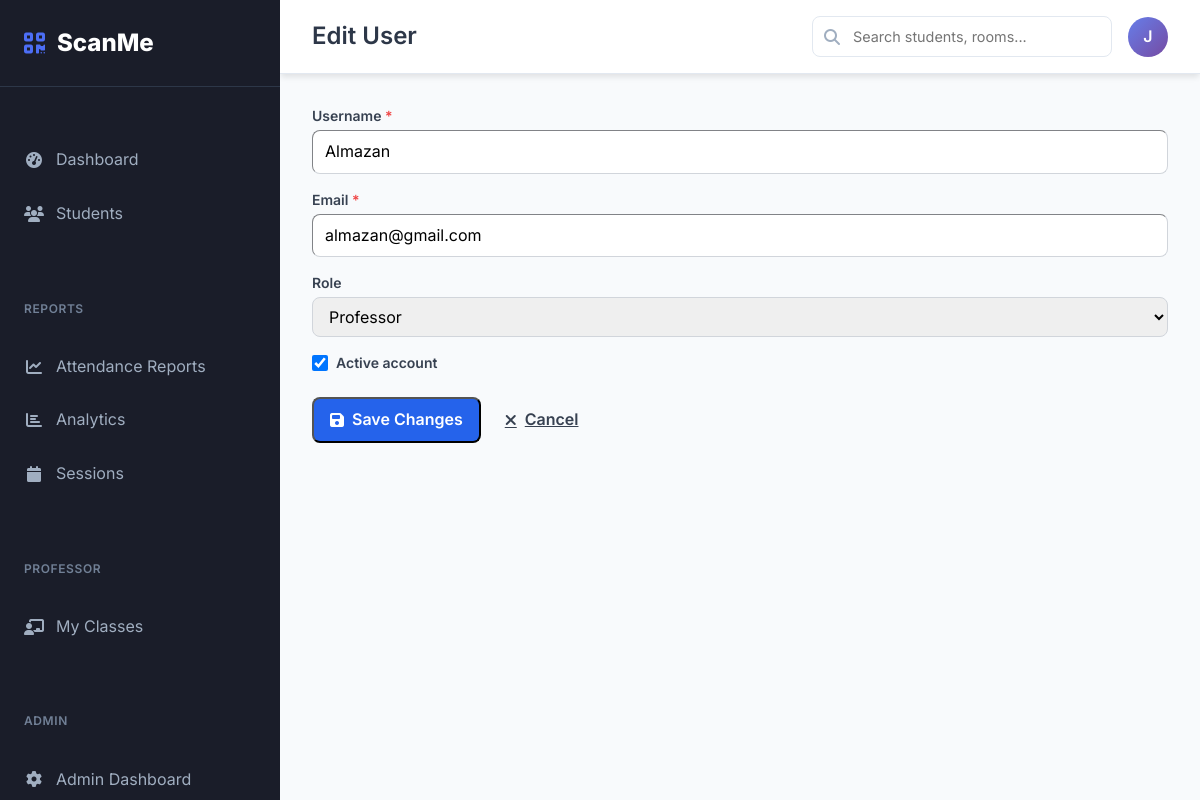
Page /admin/users/1/edit (signed in) on the committed database.
### app/models/user_model.py (models this page shows, shortened)
class User(UserMixin, db.Model):
    __tablename__ = 'users'
    id = db.Column(db.Integer, primary_key=True)
    username = db.Column(db.String(80), unique=True, nullable=False, index=True)
    email = db.Column(db.String(120), unique=True, nullable=False, index=True)
    password = db.Column(db.String(255), nullable=False)
    role = db.Column(db.String(20), nullable=False, default='student')  # admin, student, professor
    is_active = db.Column(db.Boolean, default=True, nullable=False)
    created_at = db.Column(db.DateTime, default=datetime.utcnow)
    last_login = db.Column(db.DateTime)
    attendance_records = db.relationship('AttendanceRecord', backref='scanned_by_user', lazy=True,
                                       foreign_keys='AttendanceRecord.scanned_by')
    time_in_records = db.relationship('AttendanceRecord', backref='time_in_scanned_by_user', lazy=True,
                                    foreign_keys='AttendanceRecord.time_in_scanned_by')
    time_out_records = db.relationship('AttendanceRecord', backref='time_out_scanned_by_user', lazy=True,
                                     foreign_keys='AttendanceRecord.time_out_scanned_by')
    def is_admin(self):
        return self.role == 'admin'
    def is_professor(self):
        return self.role == 'professor'
    def can_manage_students(self):
        return self.role in ['admin', 'professor']
    def can_view_reports(self):
        return self.role in ['admin', 'professor']
    def get_display_name(self):
        return self.username.title()

### app/routes/admin_routes.py (the view, shortened to what this page needs)
@admin_bp.route('/users/<int:id>/edit', methods=['GET', 'POST'])
@login_required
@requires_admin
def edit_user(id):
    user = User.query.get_or_404(id)
    modal = request.args.get('modal') == '1' or request.form.get('modal') == '1'
    parent_template = 'modal_base.html' if modal else 'dashboard_base.html'
    return render_template('admin/edit_user.html', user=user, modal=modal, parent_template=parent_template, csrf_token=generate_csrf())

### app/utils/auth_utils.py (called while the page is built)
def requires_role(allowed_roles):
    def decorator(f):
        @wraps(f)
        def decorated_function(*args, **kwargs):
            if not current_user.is_authenticated:
                flash('Please log in to access this page.', 'error')
                return redirect(url_for('auth.login', next=request.url))
            if current_user.role not in allowed_roles:
                flash('You do not have permission to access this page.', 'error')
                return redirect(url_for('main.dashboard'))
            return f(*args, **kwargs)
        return decorated_function
    return decorator

### app/templates/admin/edit_user.html (shortened to what this page needs)
{% extends parent_template|default("dashboard_base.html") %}
{% block page_title %}Edit User{% endblock %}
{% block content %}
<form method="POST" action="{{ url_for('admin.edit_user', id=user.id, modal=1) if modal else url_for('admin.edit_user', id=user.id) }}" id="editUserForm">
    <div class="tw-space-y-4">
        <div>
            <label class="tw-block tw-text-sm tw-font-semibold tw-text-gray-700 tw-mb-1">Username <span class="tw-text-red-500">*</span></label>
            <input type="text" name="username" value="{{ user.username }}" required class="tw-w-full tw-px-3 tw-py-2 tw-border tw-border-gray-300 tw-rounded-lg focus:tw-outline-none focus:tw-ring-2 focus:tw-ring-blue-500">
        </div>
        <div>
            <label class="tw-block tw-text-sm tw-font-semibold tw-text-gray-700 tw-mb-1">Email <span class="tw-text-red-500">*</span></label>
            <input type="email" name="email" value="{{ user.email }}" required class="tw-w-full tw-px-3 tw-py-2 tw-border tw-border-gray-300 tw-rounded-lg focus:tw-outline-none focus:tw-ring-2 focus:tw-ring-blue-500">
        </div>
        <div>
            <label class="tw-block tw-text-sm tw-font-semibold tw-text-gray-700 tw-mb-1">Role</label>
            <select name="role" class="tw-w-full tw-px-3 tw-py-2 tw-border tw-border-gray-300 tw-rounded-lg focus:tw-outline-none focus:tw-ring-2 focus:tw-ring-blue-500">
                <option value="professor" {% if user.role == 'professor' %}selected{% endif %}>Professor</option>
            </select>
        </div>
        <div class="tw-flex tw-items-center tw-gap-2">
            <input type="checkbox" name="is_active" id="is_active" {% if user.is_active %}checked{% endif %} class="tw-w-4 tw-h-4 tw-text-blue-600 tw-border-gray-300 tw-rounded focus:tw-ring-blue-500">
            <label for="is_active" class="tw-text-sm tw-font-semibold tw-text-gray-700">Active account</label>
        </div>
    </div>
    <div class="tw-flex tw-gap-2 tw-mt-6">
        <button type="submit" class="tw-inline-flex tw-items-center tw-gap-2 tw-px-4 tw-py-2 tw-bg-blue-600 tw-text-white tw-rounded-lg tw-font-semibold hover:tw-bg-blue-700 tw-transition">
            <i class="fas fa-save"></i>Save Changes
        </button>
        {% if modal %}
        <button type="button" class="tw-inline-flex tw-items-center tw-gap-2 tw-px-4 tw-py-2 tw-border tw-border-gray-300 tw-text-gray-700 tw-rounded-lg tw-font-semibold hover:tw-bg-gray-50 tw-transition" data-bs-dismiss="modal">
            <i class="fas fa-times"></i>Cancel
        </button>
        {% else %}
        <a href="{{ url_for('admin.manage_users') }}" class="tw-inline-flex tw-items-center tw-gap-2 tw-px-4 tw-py-2 tw-border tw-border-gray-300 tw-text-gray-700 tw-rounded-lg tw-font-semibold hover:tw-bg-gray-50 tw-transition">
            <i class="fas fa-times"></i>Cancel
        </a>
        {% endif %}
    </div>
</form>
{% endblock %}

### app/templates/dashboard_base.html (shortened to what this page needs)
<!DOCTYPE html>
<html lang="en">
<head>
    <link href="https://cdn.jsdelivr.net/npm/bootstrap@5.3.3/dist/css/bootstrap.min.css" rel="stylesheet">
    <script src="https://cdn.tailwindcss.com"></script>
    <link rel="stylesheet" href="https://cdnjs.cloudflare.com/ajax/libs/font-awesome/6.6.0/css/all.min.css">
</head>
<body>
    <nav class="sidebar" id="sidebar">
        <a href="{{ url_for('main.index') }}" class="sidebar-brand">
            <i class="fas fa-qrcode"></i>
            ScanMe
        </a>
        <div class="nav-group">
            <ul class="sidebar-nav">
                <li class="nav-item">
                    <a href="{{ url_for('main.dashboard') }}" class="nav-link {{ 'active' if request.endpoint == 'main.dashboard' }}">
                        <i class="fas fa-tachometer-alt"></i>
                        Dashboard
                    </a>
                </li>
                {% if current_user.can_manage_students() %}
                <li class="nav-item">
                    <a href="{{ url_for('students.list_students') }}" class="nav-link {{ 'active' if 'students' in request.endpoint }}">
                        <i class="fas fa-users"></i>
                        Students
                    </a>
                </li>
                {% endif %}
            </ul>
        </div>
        {% if current_user.can_view_reports() %}
        <div class="nav-group">
            <div class="nav-group-title">Reports</div>
            <ul class="sidebar-nav">
                <li class="nav-item">
                    <a href="{{ url_for('attendance.reports') }}" class="nav-link {{ 'active' if request.endpoint == 'attendance.reports' }}">
                        <i class="fas fa-chart-line"></i>
                        Attendance Reports
                    </a>
                </li>
                <li class="nav-item">
                    <a href="{{ url_for('attendance.analytics') }}" class="nav-link {{ 'active' if request.endpoint == 'attendance.analytics' }}">
                        <i class="fas fa-chart-bar"></i>
                        Analytics
                    </a>
                </li>
                <li class="nav-item">
                    <a href="{{ url_for('attendance.manage_sessions') }}" class="nav-link {{ 'active' if request.endpoint == 'attendance.manage_sessions' }}">
                        <i class="fas fa-calendar"></i>
                        Sessions
                    </a>
                </li>
            </ul>
        </div>
        {% endif %}
        {% if current_user.is_professor() or current_user.is_admin() %}
        <div class="nav-group">
            <div class="nav-group-title">Professor</div>
            <ul class="sidebar-nav">
                <li class="nav-item">
                    <a href="{{ url_for('professor.dashboard') }}" class="nav-link {{ 'active' if request.endpoint == 'professor.dashboard' }}">
                        <i class="fas fa-chalkboard-teacher"></i>
                        My Classes
                    </a>
                </li>
            </ul>
        </div>
        {% endif %}
        {% if current_user.is_admin() %}
        <div class="nav-group">
            <div class="nav-group-title">Admin</div>
            <ul class="sidebar-nav">
                <li class="nav-item">
                    <a href="{{ url_for('admin.dashboard') }}" class="nav-link {{ 'active' if request.endpoint == 'admin.dashboard' }}">
                        <i class="fas fa-cog"></i>
                        Admin Dashboard
                    </a>
                </li>
            </ul>
        </div>
        {% endif %}
    </nav>
    <main class="main-content">
        <header class="topbar">
            <div class="d-flex align-items-center">
                <h1 class="page-title">{% block page_title %}Dashboard{% endblock %}</h1>
            </div>
            <div class="topbar-actions">
                <div class="search-box">
                    <i class="fas fa-search"></i>
                    <input type="text" placeholder="Search students, rooms..." id="globalSearch">
                </div>
                <div class="user-dropdown dropdown">
                    <div class="user-avatar" data-bs-toggle="dropdown" aria-expanded="false">
                        {{ current_user.username[0].upper() }}
                    </div>
                </div>
            </div>
        </header>
        <div class="content-area">
            {% block content %}{% endblock %}
        </div>
    </main>
</body>
</html>

### app/templates/dashboard_base.html (style rules this page uses)
:root { --sidebar-width: 280px; --sidebar-bg: #1a1d29; --sidebar-hover: #2d3748; --sidebar-active: #4c6ef5; --sidebar-text: #a0aec0; --sidebar-text-active: #ffffff; --main-bg: #f8fafc; --card-shadow: 0 4px 6px -1px rgba(0, 0, 0, 0.1); --border-color: #e2e8f0; }
* { margin: 0; padding: 0; box-sizing: border-box; }
body { font-family: 'Inter', -apple-system, BlinkMacSystemFont, 'Segoe UI', 'Roboto', sans-serif; background-color: var(--main-bg); line-height: 1.6; }
.sidebar { position: fixed; top: 0; left: 0; height: 100vh; width: var(--sidebar-width); background: var(--sidebar-bg); z-index: 1000; transition: all 0.3s ease; overflow-y: auto; scrollbar-width: thin; scrollbar-color: #4a5568 transparent; }
.sidebar-brand { display: flex; align-items: center; padding: 1.5rem; text-decoration: none; color: white; font-size: 1.5rem; font-weight: 800; border-bottom: 1px solid #2d3748; }
.sidebar-brand i { color: var(--sidebar-active); margin-right: 0.75rem; }
.sidebar-nav { list-style: none; padding: 1rem 0; }
.nav-item { margin-bottom: 0.25rem; }
.nav-link { display: flex; align-items: center; padding: 0.75rem 1.5rem; color: var(--sidebar-text); text-decoration: none; transition: all 0.2s ease; border: none; background: none; width: 100%; text-align: left; }
.nav-link i { width: 20px; margin-right: 0.75rem; text-align: center; }
.nav-group { margin-top: 2rem; position: relative; }
.nav-group-title { padding: 0.5rem 1.5rem; font-size: 0.75rem; font-weight: 600; text-transform: uppercase; letter-spacing: 0.05em; color: #718096; }
.main-content { margin-left: var(--sidebar-width); min-height: 100vh; transition: all 0.3s ease; }
.topbar { background: white; border-bottom: 1px solid var(--border-color); padding: 1rem 2rem; display: flex; align-items: center; justify-content: space-between; box-shadow: var(--card-shadow); position: sticky; top: 0; z-index: 100; }
.page-title { margin: 0; font-size: 1.5rem; font-weight: 600; color: #2d3748; }
.topbar-actions { display: flex; align-items: center; gap: 1rem; }
.search-box { position: relative; min-width: 300px; }
.search-box input { border: 1px solid var(--border-color); border-radius: 8px; padding: 0.5rem 1rem 0.5rem 2.5rem; width: 100%; font-size: 0.9rem; }
.search-box i { position: absolute; left: 0.75rem; top: 50%; transform: translateY(-50%); color: #a0aec0; }
.user-dropdown { position: relative; }
.user-avatar { width: 40px; height: 40px; border-radius: 50%; background: linear-gradient(135deg, #667eea 0%, #764ba2 100%); display: flex; align-items: center; justify-content: center; color: white; font-weight: 600; cursor: pointer; }
.content-area { padding: 2rem; }

### rows in the picture
User: username "J"
User: username "Almazan", email "almazan@gmail.com", role "Professor", is_active "☑"
